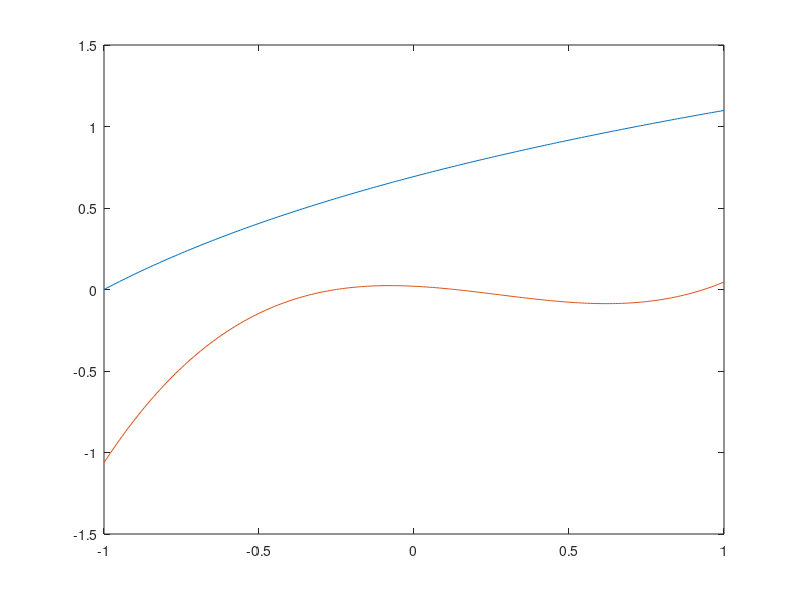

This figure's MATLAB source:
%syms P3(a0,l0,a1,l1,a2,l2,a3,l3)
%P3(x1,x2)= x1.^2-x2.^2+2.*x2;

%a0=1.295836866

x=-1:0.01:1;
y1=log(x+2);
y2=0.6479*x.^3-0.5281223505*x.^2-0.0937411683*x+0.020022718;

plot(x,y1,x,y2);



